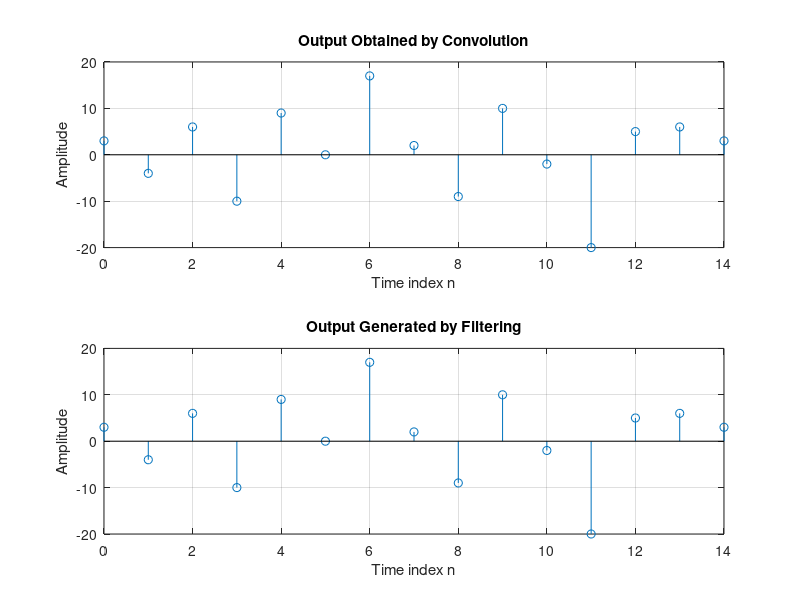

MATLAB code to generate this figure:
% Program Expt5_2
%Convolution Sum using the conv and filter commands
clf;
h = [3 2 1 -2 1 0 -4 0 3];  % impulse response
x = [1 -2 3 -4 3 2 1];      % input sequence
y = conv(h,x);
ylength=length(h)+length(x)-1;
n = 0:ylength-1;
subplot(2,1,1);
stem(n,y);
xlabel('Time index n'); ylabel('Amplitude');
title('Output Obtained by Convolution'); grid;
x1 = [x zeros(1,8)];
y1 = filter(h,1,x1);
subplot(2,1,2);
stem(n,y1);
xlabel('Time index n'); ylabel('Amplitude');
title('Output Generated by Filtering'); grid;
